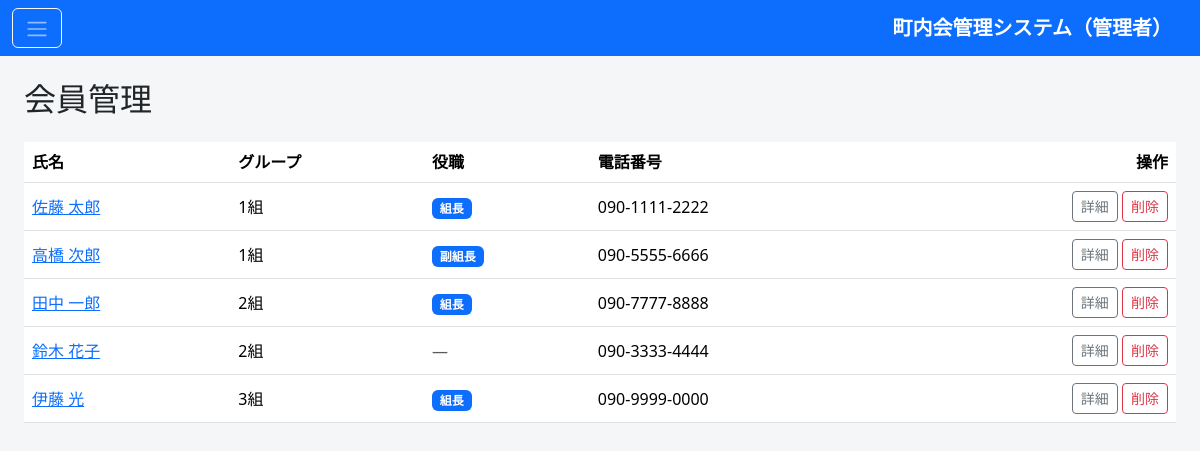
/admin/member_list.php (signed in), run on the app's committed database.
### tables this page shows
CREATE TABLE members (
    id              BIGINT UNSIGNED AUTO_INCREMENT PRIMARY KEY,
    name            VARCHAR(100)    NOT NULL,
    address         VARCHAR(255)    NOT NULL,
    phone           VARCHAR(20)     NOT NULL,
    email           VARCHAR(255)    NOT NULL,
    password_hash   VARCHAR(255)    NOT NULL,
    family_count    INT UNSIGNED    NOT NULL DEFAULT 1,
    group_id        BIGINT UNSIGNED NULL,
    role            ENUM('none','leader','vice_leader') NOT NULL DEFAULT 'none'
                        COMMENT 'none=役職なし, leader=組長, vice_leader=副組長',
    created_at      DATETIME        NOT NULL DEFAULT CURRENT_TIMESTAMP,
    updated_at      DATETIME        NOT NULL DEFAULT CURRENT_TIMESTAMP ON UPDATE CURRENT_TIMESTAMP,
    UNIQUE KEY uq_members_email (email),
    KEY idx_members_group_id (group_id),
    CONSTRAINT fk_members_group
        FOREIGN KEY (group_id) REFERENCES member_groups(id) ON DELETE SET NULL
);

CREATE TABLE member_groups (
    id              BIGINT UNSIGNED AUTO_INCREMENT PRIMARY KEY,
    name            VARCHAR(50)     NOT NULL COMMENT '例: 1組, 2組, 3組',
    sort_order      INT             NOT NULL DEFAULT 0,
    is_active       TINYINT(1)      NOT NULL DEFAULT 1 COMMENT 'グループ管理のフラグ管理に対応',
    created_at      DATETIME        NOT NULL DEFAULT CURRENT_TIMESTAMP,
    updated_at      DATETIME        NOT NULL DEFAULT CURRENT_TIMESTAMP ON UPDATE CURRENT_TIMESTAMP,
    UNIQUE KEY uq_member_groups_name (name)
);

### admin/member_list.php (the view, shortened to what this page needs)
<?php
require __DIR__ . '/includes/header.php';
$roleLabels = ['none' => '役職なし', 'leader' => '組長', 'vice_leader' => '副組長'];
$members = $pdo->query(
    'SELECT m.id, m.name, m.phone, m.role, g.name AS group_name
     FROM members m
     LEFT JOIN member_groups g ON g.id = m.group_id
     ORDER BY g.sort_order, m.name'
)->fetchAll();
?>
<table class="table table-hover bg-white align-middle">
  <thead>
    <tr><th>氏名</th><th>グループ</th><th>役職</th><th>電話番号</th><th class="text-end">操作</th></tr>
  </thead>
  <tbody>
    <?php foreach ($members as $m): ?>
    <tr>
      <td><a href="member_detail.php?id=<?php echo $m['id']; ?>"><?php echo htmlspecialchars($m['name']); ?></a></td>
      <td><?php echo htmlspecialchars($m['group_name'] ?? '未所属'); ?></td>
      <td>
        <?php if ($m['role'] !== 'none'): ?>
          <span class="badge bg-primary"><?php echo htmlspecialchars($roleLabels[$m['role']] ?? $m['role']); ?></span>
        <?php else: ?>
          <span class="text-muted">—</span>
        <?php endif; ?>
      </td>
      <td><?php echo htmlspecialchars($m['phone']); ?></td>
      <td class="text-end">
        <a href="member_detail.php?id=<?php echo $m['id']; ?>" class="btn btn-sm btn-outline-secondary">詳細</a>
        <form action="member_list.php" method="post" class="d-inline" onsubmit="return confirm('削除しますか？');">
          <button class="btn btn-sm btn-outline-danger" type="submit">削除</button>
        </form>
      </td>
    </tr>
    <?php endforeach; ?>
  </tbody>
</table>
<?php require __DIR__ . '/includes/footer.php'; ?>

### admin/includes/header.php (style rules this page uses)
body { background-color: #f5f6f8; }
.table thead { background-color: #e9ecef; }

### data on the page
members: name "佐藤 太郎", group.name "1組", role "組長", phone "090-1111-2222"
members: name "高橋 次郎", group.name "1組", role "副組長", phone "090-5555-6666"
members: name "田中 一郎", group.name "2組", role "組長", phone "090-7777-8888"
members: name "鈴木 花子", group.name "2組", phone "090-3333-4444"
members: name "伊藤 光", group.name "3組", role "組長", phone "090-9999-0000"

### other printed values
$pageTitle "会員管理"
